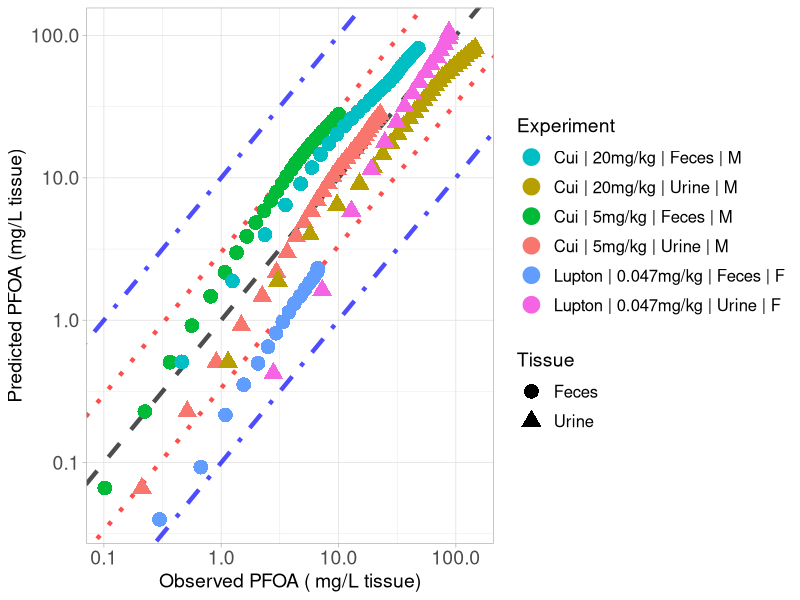

Here is the R script that generated this plot:
library(ggplot2)

#setwd("C:/Users/ptsir/Documents/GitHub/PFAS_PBK_models/PFOA inhalation Rat/Validation/Validation_results")
setwd("/Users/eviepapakyriakopoulou/Documents/GitHub/PFAS_PBK_models/PFOA inhalation Rat/Validation/Validation_Scenario24m")

# Load Results 

# Results from Cui
Cui_2010_Excreta_results <- read.csv("Cui_2010_Excreta_results.csv", header = T)

Cui_Urine_M_5 <- Cui_2010_Excreta_results[Cui_2010_Excreta_results$Dose == 5 & 
                                            Cui_2010_Excreta_results$Tissue  == "Urine" &
                                            Cui_2010_Excreta_results$Sex == "M", ]
Cui_Urine_M_5$Experiment <- "Cui | 5mg/kg | Urine | M"


Cui_Urine_M_20 <- Cui_2010_Excreta_results[Cui_2010_Excreta_results$Dose == 20 & 
                                            Cui_2010_Excreta_results$Tissue  == "Urine" &
                                            Cui_2010_Excreta_results$Sex == "M", ]
Cui_Urine_M_20$Experiment <- "Cui | 20mg/kg | Urine | M"



Cui_Feces_M_5 <- Cui_2010_Excreta_results[Cui_2010_Excreta_results$Dose == 5 & 
                                            Cui_2010_Excreta_results$Tissue  == "Feces" &
                                            Cui_2010_Excreta_results$Sex == "M", ]
Cui_Feces_M_5$Experiment <- "Cui | 5mg/kg | Feces | M"


Cui_Feces_M_20 <- Cui_2010_Excreta_results[Cui_2010_Excreta_results$Dose == 20 & 
                                            Cui_2010_Excreta_results$Tissue  == "Feces" &
                                            Cui_2010_Excreta_results$Sex == "M", ]
Cui_Feces_M_20$Experiment <- "Cui | 20mg/kg | Feces | M"


#Results from Lupton 2020

Lupton_2020_Excreta_results <- read.csv("Lupton_2020_excreta_results.csv", header = T, colClasses = c("sex" = "character"))


Lupton_Feces_F <- Lupton_2020_Excreta_results[Lupton_2020_Excreta_results$Dose == 0.047 & 
                                              Lupton_2020_Excreta_results$Tissue  == "Feces" &
                                              Lupton_2020_Excreta_results$sex == "F", ]
Lupton_Feces_F$Experiment <- "Lupton | 0.047mg/kg | Feces | F"


Lupton_Urine_F <- Lupton_2020_Excreta_results[Lupton_2020_Excreta_results$Dose == 0.047 & 
                                              Lupton_2020_Excreta_results$Tissue  == "Urine" &
                                              Lupton_2020_Excreta_results$sex == "F", ]
Lupton_Urine_F$Experiment <- "Lupton | 0.047mg/kg | Urine | F"


Experiment <- scales::hue_pal()(6)

names(Experiment) <- unique(c( Cui_Urine_M_5$Experiment, Cui_Urine_M_20$Experiment,
                               Cui_Feces_M_5$Experiment, Cui_Feces_M_20$Experiment,
                               Lupton_Feces_F$Experiment, Lupton_Urine_F$Experiment))



scatter_plot <- ggplot()+
  geom_abline(intercept = log10(1), slope = 1, linetype = "dashed", color = "black", linewidth = 1.5, alpha = 0.7) +  # Identity line in log10 scale
  geom_abline(intercept = log10(3), slope = 1, linetype = "dotted", color = "red", linewidth = 1.5, alpha = 0.7) +  # +3-fold error line
  geom_abline(intercept = log10(1/3), slope = 1, linetype = "dotted", color = "red", linewidth = 1.5, alpha = 0.7) +  # -3-fold error line
  geom_abline(intercept = log10(10), slope = 1, linetype = "dotdash", color = "blue", linewidth = 1.5, alpha = 0.7) +  # +10-fold error line
  geom_abline(intercept = log10(1/10), slope = 1, linetype = "dotdash", color = "blue", linewidth = 1.5, alpha = 0.7) +  # -10-fold error line
  geom_point(data = Cui_Urine_M_5, aes(x=Observed, y=Predicted, color = Experiment, shape = Tissue), size=4, stroke = 1.5)+
  geom_point(data = Cui_Urine_M_20, aes(x=Observed, y=Predicted, color = Experiment, shape = Tissue), size=4, stroke = 1.5)+
  geom_point(data = Cui_Feces_M_5, aes(x=Observed, y=Predicted, color = Experiment, shape = Tissue), size=4, stroke = 1.5)+
  geom_point(data = Cui_Feces_M_20, aes(x=Observed, y=Predicted, color = Experiment, shape = Tissue), size=4, stroke = 1.5)+
  geom_point(data = Lupton_Feces_F, aes(x=Observed, y=Predicted, color = Experiment, shape = Tissue), size=4, stroke = 1.5)+
  geom_point(data = Lupton_Urine_F, aes(x=Observed, y=Predicted, color = Experiment, shape = Tissue), size=4, stroke = 1.5)+
  scale_y_log10()+
  scale_x_log10()+
  scale_color_manual(values = Experiment)+
  theme(legend.spacing.y = unit(1, 'cm')) +
  guides(fill = guide_legend(byrow = TRUE))+
  theme_light()+
  labs(y = "Predicted PFOA (mg/L tissue)",
       x = "Observed PFOA ( mg/L tissue)")+
  theme(plot.title = element_text(hjust = 0.5),
        legend.key.size = unit(0.75, 'cm'),  
        legend.title = element_text(size=14),
        legend.text = element_text(size=12,  hjust = 0),
        axis.text = element_text(size = 14),
        axis.title = element_text(size = 14),
        )

#print(scatter_plot)

ggsave("validation_plot_PFOA_excreta.png", scatter_plot, width = 11, height = 7, units = "in", dpi = 300)
